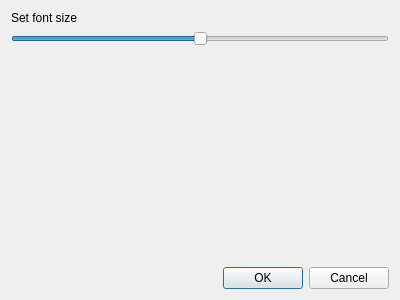
<?xml version="1.0" encoding="UTF-8"?>
<ui version="4.0">
 <class>SettingsDialog</class>
 <widget class="QDialog" name="SettingsDialog">
  <property name="geometry">
   <rect>
    <x>0</x>
    <y>0</y>
    <width>400</width>
    <height>300</height>
   </rect>
  </property>
  <property name="windowTitle">
   <string>Dialog</string>
  </property>
  <layout class="QVBoxLayout" name="verticalLayout">
   <item>
    <widget class="QLabel" name="label">
     <property name="text">
      <string>Set font size</string>
     </property>
    </widget>
   </item>
   <item>
    <widget class="QSlider" name="fontSizeSlider">
     <property name="minimum">
      <number>-10</number>
     </property>
     <property name="maximum">
      <number>10</number>
     </property>
     <property name="orientation">
      <enum>Qt::Horizontal</enum>
     </property>
    </widget>
   </item>
   <item>
    <spacer name="verticalSpacer">
     <property name="orientation">
      <enum>Qt::Vertical</enum>
     </property>
     <property name="sizeHint" stdset="0">
      <size>
       <width>20</width>
       <height>40</height>
      </size>
     </property>
    </spacer>
   </item>
   <item>
    <widget class="QDialogButtonBox" name="dialogButtonBox">
     <property name="orientation">
      <enum>Qt::Horizontal</enum>
     </property>
     <property name="standardButtons">
      <set>QDialogButtonBox::Cancel|QDialogButtonBox::Ok</set>
     </property>
    </widget>
   </item>
  </layout>
 </widget>
 <resources/>
 <connections>
  <connection>
   <sender>dialogButtonBox</sender>
   <signal>accepted()</signal>
   <receiver>SettingsDialog</receiver>
   <slot>accept()</slot>
   <hints>
    <hint type="sourcelabel">
     <x>248</x>
     <y>254</y>
    </hint>
    <hint type="destinationlabel">
     <x>157</x>
     <y>274</y>
    </hint>
   </hints>
  </connection>
  <connection>
   <sender>dialogButtonBox</sender>
   <signal>rejected()</signal>
   <receiver>SettingsDialog</receiver>
   <slot>reject()</slot>
   <hints>
    <hint type="sourcelabel">
     <x>316</x>
     <y>260</y>
    </hint>
    <hint type="destinationlabel">
     <x>286</x>
     <y>274</y>
    </hint>
   </hints>
  </connection>
 </connections>
</ui>
